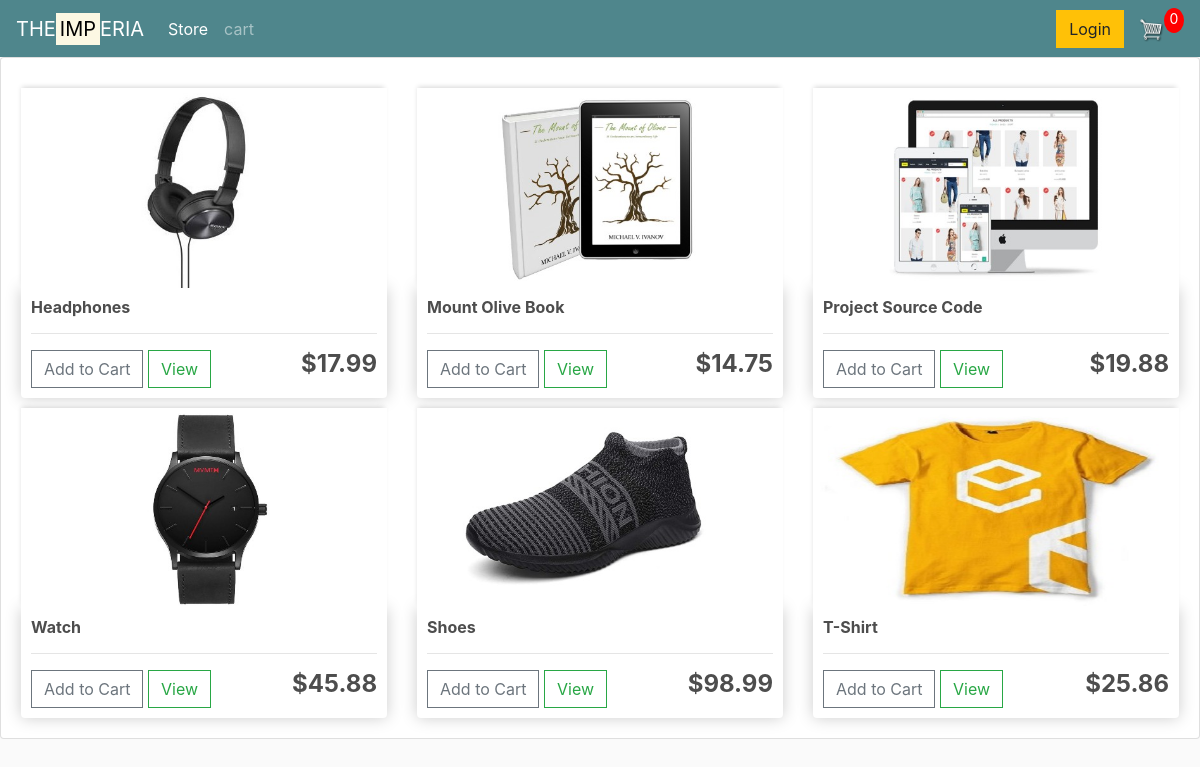
The page / on the database its author committed.
### store/models.py (models this page shows, shortened)
class Product(models.Model):
    SEX = (
        ('MALE', 'MALE'),
        ('FEMALE', 'FEMALE'),
        ('UNISEX', 'UNISEX')
    )
    name = models.CharField(max_length=255)
    price = models.FloatField()
    digital = models.BooleanField(default=False, null=True, blank=False)
    image = models.ImageField(null=True, blank=True)
    imageF = models.ImageField(null=True, blank=True)
    imageS = models.ImageField(null=True, blank=True)
    imageT = models.ImageField(null=True, blank=True)
    sex_for = models.CharField(max_length=225, choices=SEX, blank=True, null=True)
    description = models.TextField(max_length=100000, null=True, blank=True)
    @property
    def imageURL(self):
        try:
            url = self.image.url
        except:
            url = '.'
        return url

### store/views.py (the view)
# urls.py: path('', include('store.urls')),
def store(request):
    data = cartData(request)
    cartItem = data['cartItem']
    products = Product.objects.all()
    context = {'products': products, 'cartItem': cartItem}
    return render(request, 'store/store.html', context)

### store/utils.py (called while the page is built, shortened)
def cookiesCart(request):
    try:
        cart = json.loads(request.COOKIES['cart'])
    except:
        cart = {}
    print('cart:', cart)
    items = []
    order = {'get_cart_total': 0, 'get_cart_items': 0, 'shipping': False}
    cartItem = order['get_cart_items']
    return {'cartItem': cartItem, 'order': order, 'items': items}

def cartData(request):
    if request.user.is_authenticated:
        customer = request.user.customer
        order, created = Order.objects.get_or_create(customer=customer, complete=False)
        items = order.orderitem_set.all()
        cartItem = order.get_cart_items
    else:
        cookieData = cookiesCart(request)
        cartItem = cookieData['cartItem']
        order = cookieData['order']
        items = cookieData['items']
    return {'cartItem': cartItem, 'order': order, 'items': items}

### store/templates/store/store.html
{% extends 'store/main.html'%}
{% load static %}
  {% block content %}
	<div class="row">
		{% for product in products %}
		<div class="col-lg-4">
			<img class="thumbnail" src="{{product.imageURL}}">
			<div class="box-element product">
				<h6><strong>{{product.name}}</strong></h6>
				<hr>
				<button data-product="{{product.id}}" data-action="add" class="btn btn-outline-secondary add-btn update-cart">Add to Cart</button>
				<a class="btn btn-outline-success" href="{% url 'view' product.id %}">View</a>
				<h4 style="display: inline-block; float: right"><strong>${{product.price|floatformat:2}}</strong></h4>
           </div>
			</div>
			{% endfor %}
		</div>
  {% endblock %}

### store/templates/store/main.html (shortened to what this page needs)
<!doctype html>
{% load static %}
<html lang="en">
  <head>
    <link rel="stylesheet" href="https://maxcdn.bootstrapcdn.com/bootstrap/4.0.0/css/bootstrap.min.css"
>
      <link rel="stylesheet" type="text/css" href="{% static 'css/main.css' %}">
  </head>
  <body>
  {% include 'store/navbar.html'%}
      <div class="card card-body">
          {% block content %}
        {% endblock %}
      </div>
  </body>
</html>

### store/templates/store/navbar.html (shortened to what this page needs)
{% load static %}
<nav class="navbar navbar-expand-lg navbar-dark bg-dark">
  <div class="collapse navbar-collapse" id="navbarTogglerDemo01">
    <a class="navbar-brand" href="#">THE<mark>IMP</mark>ERIA</a>
    <ul class="navbar-nav mr-auto mt-2 mt-lg-0">
      <li class="nav-item active">
        <a class="nav-link" href="{% url 'store' %}">Store <span class="sr-only">(current)</span></a>
      </li>
      <li class="nav-item">
        <a class="nav-link" href="{% url 'cart' %}">cart</a>
      </li>
    </ul>
    <div class="form-inline my-2 my-lg-0">
	     	<a href="#"class="btn btn-warning">Login</a>
	     	<a href="{% url 'cart' %}">
	    		<img  id="cart-icon" src="{% static 'images/cart.png' %}">
	    	</a>
	    	<p id="cart-total">{{cartItem}}</p>
	    </div>
  </div>
</nav>

### static/css/main.css (style rules this page uses)
body { background-color: green; }

### store/templates/store/main.html (style rules this page uses)
body { background-color: hsl(0, 0%, 98%); }
h1,h2,h3,h4,h5,h6 { color:hsl(0, 0%, 30%); }
.box-element { box-shadow:hsl(0, 0%, 80%) 0 0 16px; background-color: #fff; border-radius: 4px; padding: 10px; }
.thumbnail { width: 100%; height: 200px; -webkit-box-shadow: -1px -3px 5px -2px rgba(214,214,214,1); -moz-box-shadow: -1px -3px 5px -2px rgba(214,214,214,1); box-shadow: -1px -3px 5px -2px rgba(214,214,214,1); }
.product { border-radius: 0 0 4px 4px; }
.bg-dark { background-color: #4f868c!important; }
#cart-icon { width:25px; display: inline-block; margin-left: 15px; }
#cart-total { display: block; text-align: center; color:#fff; background-color: red; width: 20px; height: 25px; border-radius: 50%; font-size: 14px; }
.col-lg-4, .col-lg-6, .col-lg-8, .col-lg-12 { margin-top: 10px; }
.btn { border-radius: 0; }

### rows shown on the page
Product: imageURL (picture), name "Headphones", price "17.99"
Product: imageURL (picture), name "Mount Olive Book", price "14.75"
Product: imageURL (picture), name "Project Source Code", price "19.88"
Product: imageURL (picture), name "Watch", price "45.88"
Product: imageURL (picture), name "Shoes", price "98.99"
Product: imageURL (picture), name "T-Shirt", price "25.86"

### other values the page prints
{{ cartItem }} "0"
